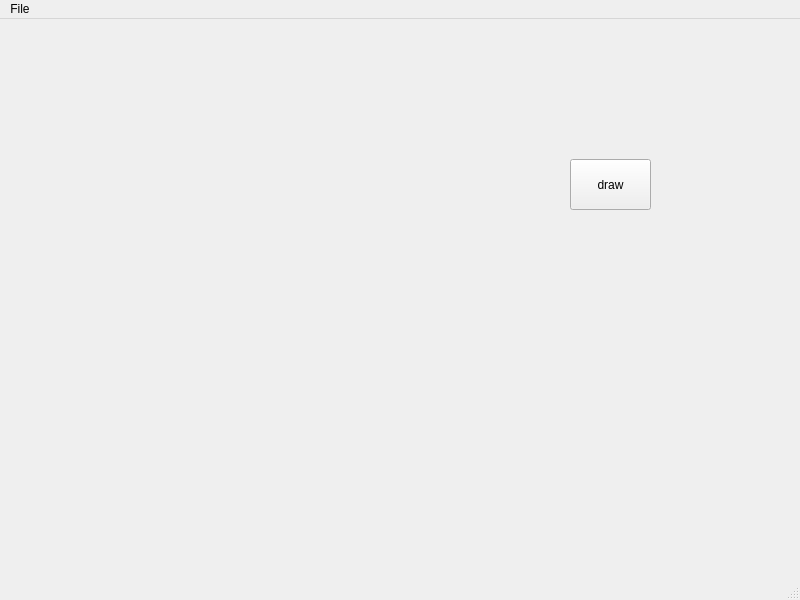
<?xml version="1.0" encoding="UTF-8"?>
<ui version="4.0">
 <class>Fourier</class>
 <widget class="QMainWindow" name="Fourier">
  <property name="geometry">
   <rect>
    <x>0</x>
    <y>0</y>
    <width>800</width>
    <height>600</height>
   </rect>
  </property>
  <property name="windowTitle">
   <string>MainWindow</string>
  </property>
  <widget class="QWidget" name="centralwidget">
   <widget class="QPushButton" name="pushButton">
    <property name="geometry">
     <rect>
      <x>570</x>
      <y>140</y>
      <width>81</width>
      <height>51</height>
     </rect>
    </property>
    <property name="text">
     <string>draw</string>
    </property>
   </widget>
   <widget class="QCustomPlot" name="customWidget" native="true">
    <property name="geometry">
     <rect>
      <x>70</x>
      <y>50</y>
      <width>371</width>
      <height>391</height>
     </rect>
    </property>
   </widget>
  </widget>
  <widget class="QMenuBar" name="menubar">
   <property name="geometry">
    <rect>
     <x>0</x>
     <y>0</y>
     <width>800</width>
     <height>22</height>
    </rect>
   </property>
   <widget class="QMenu" name="menuFile">
    <property name="title">
     <string>File</string>
    </property>
    <addaction name="actionExit"/>
   </widget>
   <addaction name="menuFile"/>
  </widget>
  <widget class="QStatusBar" name="statusbar"/>
  <action name="actionExit">
   <property name="text">
    <string>Exit</string>
   </property>
  </action>
 </widget>
 <customwidgets>
  <customwidget>
   <class>QCustomPlot</class>
   <extends>QWidget</extends>
   <header>qcustomplot.h</header>
   <container>1</container>
  </customwidget>
 </customwidgets>
 <resources/>
 <connections/>
</ui>
